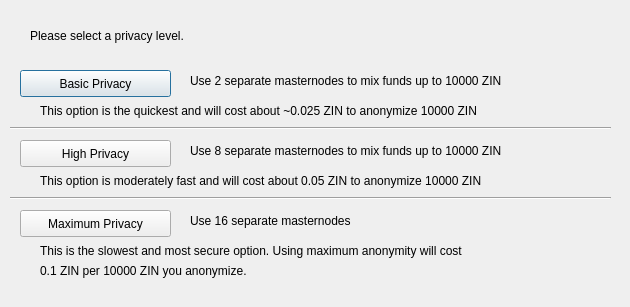
<?xml version="1.0" encoding="UTF-8"?>
<ui version="4.0">
 <class>DarksendConfig</class>
 <widget class="QDialog" name="DarksendConfig">
  <property name="geometry">
   <rect>
    <x>0</x>
    <y>0</y>
    <width>630</width>
    <height>307</height>
   </rect>
  </property>
  <property name="windowTitle">
   <string>Configure Darksend</string>
  </property>
  <widget class="QPushButton" name="buttonBasic">
   <property name="geometry">
    <rect>
     <x>20</x>
     <y>70</y>
     <width>151</width>
     <height>27</height>
    </rect>
   </property>
   <property name="text">
    <string>Basic Privacy</string>
   </property>
  </widget>
  <widget class="QPushButton" name="buttonHigh">
   <property name="geometry">
    <rect>
     <x>20</x>
     <y>140</y>
     <width>151</width>
     <height>27</height>
    </rect>
   </property>
   <property name="text">
    <string>High Privacy</string>
   </property>
  </widget>
  <widget class="QPushButton" name="buttonMax">
   <property name="geometry">
    <rect>
     <x>20</x>
     <y>210</y>
     <width>151</width>
     <height>27</height>
    </rect>
   </property>
   <property name="text">
    <string>Maximum Privacy</string>
   </property>
  </widget>
  <widget class="QLabel" name="label">
   <property name="geometry">
    <rect>
     <x>30</x>
     <y>20</y>
     <width>571</width>
     <height>31</height>
    </rect>
   </property>
   <property name="text">
    <string>Please select a privacy level.</string>
   </property>
  </widget>
  <widget class="QLabel" name="label_2">
   <property name="geometry">
    <rect>
     <x>190</x>
     <y>70</y>
     <width>421</width>
     <height>21</height>
    </rect>
   </property>
   <property name="text">
    <string>Use 2 separate masternodes to mix funds up to 10000 ZIN</string>
   </property>
  </widget>
  <widget class="QLabel" name="label_3">
   <property name="geometry">
    <rect>
     <x>190</x>
     <y>140</y>
     <width>411</width>
     <height>21</height>
    </rect>
   </property>
   <property name="text">
    <string>Use 8 separate masternodes to mix funds up to 10000 ZIN</string>
   </property>
  </widget>
  <widget class="QLabel" name="label_4">
   <property name="geometry">
    <rect>
     <x>190</x>
     <y>210</y>
     <width>421</width>
     <height>21</height>
    </rect>
   </property>
   <property name="text">
    <string>Use 16 separate masternodes</string>
   </property>
  </widget>
  <widget class="QLabel" name="label_6">
   <property name="geometry">
    <rect>
     <x>40</x>
     <y>100</y>
     <width>561</width>
     <height>21</height>
    </rect>
   </property>
   <property name="text">
    <string>This option is the quickest and will cost about ~0.025 ZIN to anonymize 10000 ZIN</string>
   </property>
  </widget>
  <widget class="QLabel" name="label_7">
   <property name="geometry">
    <rect>
     <x>40</x>
     <y>170</y>
     <width>561</width>
     <height>21</height>
    </rect>
   </property>
   <property name="text">
    <string>This option is moderately fast and will cost about 0.05 ZIN to anonymize 10000 ZIN</string>
   </property>
  </widget>
  <widget class="QLabel" name="label_8">
   <property name="geometry">
    <rect>
     <x>40</x>
     <y>240</y>
     <width>561</width>
     <height>21</height>
    </rect>
   </property>
   <property name="text">
    <string>This is the slowest and most secure option. Using maximum anonymity will cost</string>
   </property>
  </widget>
  <widget class="QLabel" name="label_9">
   <property name="geometry">
    <rect>
     <x>40</x>
     <y>260</y>
     <width>561</width>
     <height>21</height>
    </rect>
   </property>
   <property name="text">
    <string>0.1 ZIN per 10000 ZIN you anonymize.</string>
   </property>
  </widget>
  <widget class="Line" name="line">
   <property name="geometry">
    <rect>
     <x>10</x>
     <y>120</y>
     <width>601</width>
     <height>16</height>
    </rect>
   </property>
   <property name="orientation">
    <enum>Qt::Horizontal</enum>
   </property>
  </widget>
  <widget class="Line" name="line_2">
   <property name="geometry">
    <rect>
     <x>10</x>
     <y>190</y>
     <width>601</width>
     <height>16</height>
    </rect>
   </property>
   <property name="orientation">
    <enum>Qt::Horizontal</enum>
   </property>
  </widget>
 </widget>
 <resources/>
 <connections/>
</ui>
